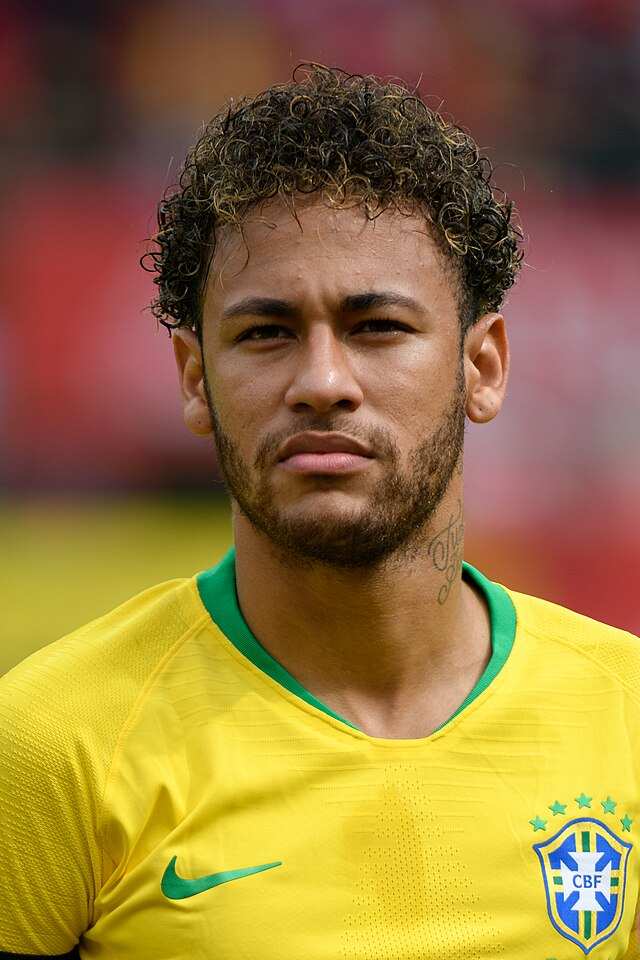
#> input picture dataset/raw_images/Neymar face/Image_1.jpg, 640 x 960 px, found by its file name; its folder holds only this picture in this run
$ python data.py
#> lines starting #> are read from the running program, lines starting #| are printed output that depends on the picture
from bing_image_downloader import downloader
import os
import cv2
import shutil

# ✅ Person name and number of images to save
name = "Neymar"
num_images = 20

# ✅ Save cropped faces here: face_attendance_system/dataset/Neymar/
base_dir = os.path.dirname(os.path.abspath(__file__))  # /face_attendance_system/dataset
person_dir = os.path.join(base_dir, name)
os.makedirs(person_dir, exist_ok=True)

# ✅ Raw download folder
download_dir = os.path.join(base_dir, "name")

print(f"🔽 Downloading images for: {name}")
downloader.download(name + " face", limit=num_images, output_dir=download_dir, adult_filter_off=True)
#> (this line was passed over: bing_image_downloader is not available in this run)

# ✅ Haar cascade face detector
face_cascade = cv2.CascadeClassifier(cv2.data.haarcascades + "haarcascade_frontalface_default.xml")

# ✅ Path to downloaded raw images
raw_folder = os.path.join(download_dir, name + " face", name + " face")
count = 0

print("📷 Cropping faces and saving...")

for img_name in os.listdir(raw_folder):
    img_path = os.path.join(raw_folder, img_name)
    img = cv2.imread(img_path)
#> img is the input picture: shape (960, 640, 3); mean B, G, R 60.8, 118.4, 150

    if img is None:
        print(f"❌ Invalid image: {img_name}")
        continue

    gray = cv2.cvtColor(img, cv2.COLOR_BGR2GRAY)
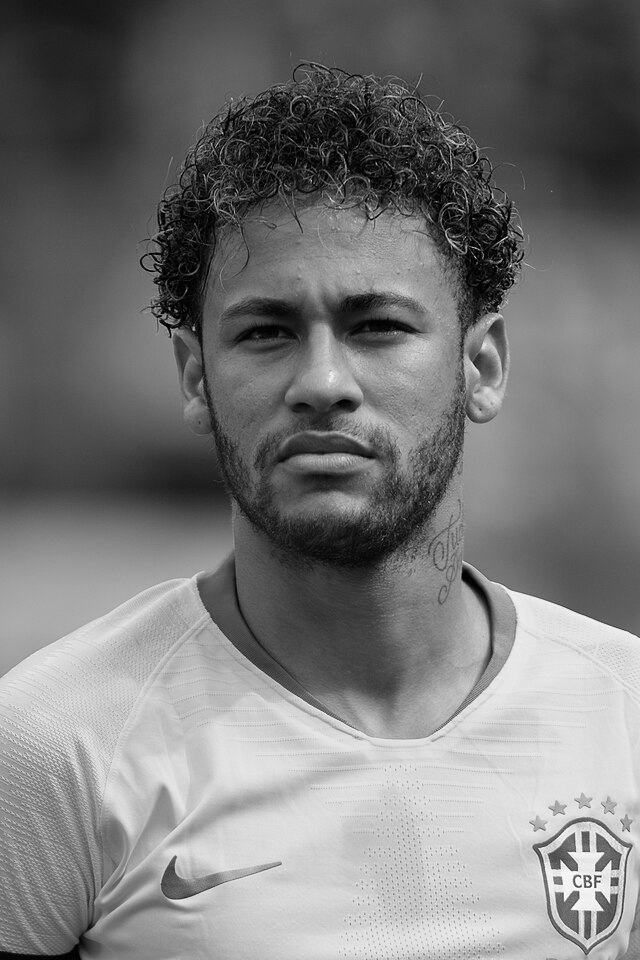
#> gray: shape (960, 640); min 0, max 254, mean 121.3
    faces = face_cascade.detectMultiScale(gray, 1.1, 4)
#> faces = [[386, 574, 70, 70], [161, 202, 326, 326]]

    if len(faces) == 0:
        print(f"⚠️ No face found in: {img_name}")
        continue

    for (x, y, w, h) in faces:
        face = gray[y:y+h, x:x+w]
        face = cv2.resize(face, (100, 100))
        face_path = os.path.join(person_dir, f"{count}.jpg")
        cv2.imwrite(face_path, face)
        print(f"✅ Saved: {face_path}")
        count += 1
        break
#> this loop made 1 pass
#> (x, y, w, h, count) on pass 1: (386, 574, 70, 70, 1)
#| ✅ Saved: dataset/Neymar/0.jpg
#> pass 1, `face = gray[y:y+h, x:x+w]`:
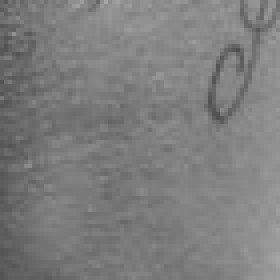
#> face: shape (70, 70) (shown 4 times larger); min 79, max 166, mean 125.3
#> after the loop, count = 1

    if count >= num_images:
        break

# ✅ Clean up downloaded raw folder
shutil.rmtree(download_dir)
print(f"🎉 Done. {count} faces saved to: {person_dir}")
#| 🎉 Done. 1 faces saved to: dataset/Neymar

$ run again, on dataset/raw_images/Neymar face/Image_13.jpg
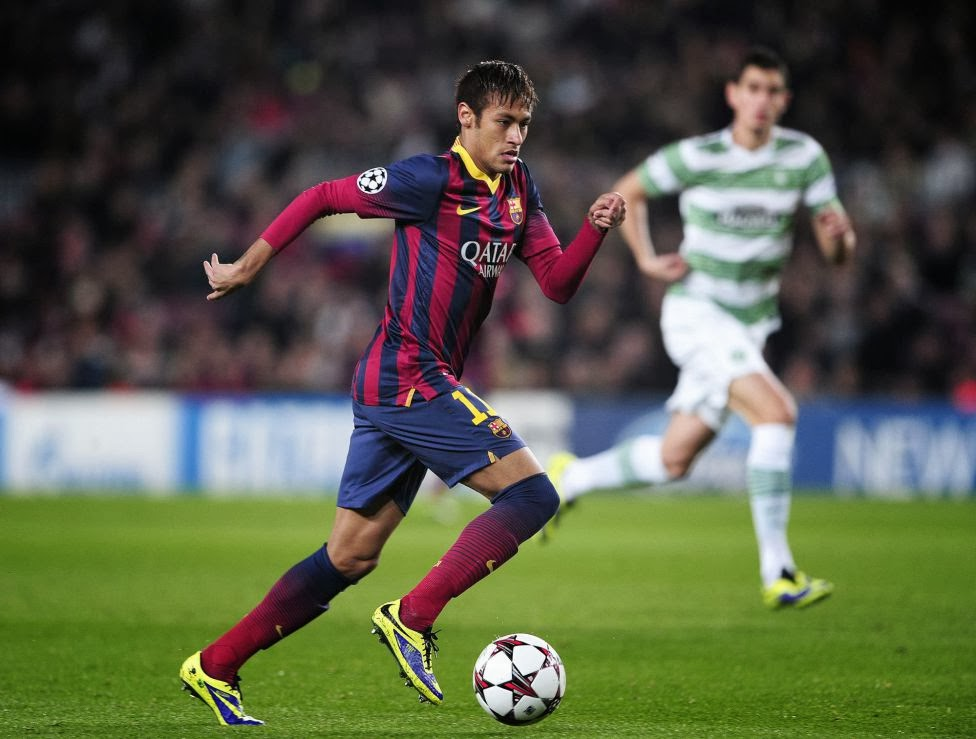
#> input picture dataset/raw_images/Neymar face/Image_13.jpg, 976 x 739 px, found by its file name
#> img is the input picture: shape (739, 976, 3); mean B, G, R 70.9, 92.5, 88.3
#> `gray = cv2.cvtColor(img, cv2.COLOR_BGR2GRAY)`:
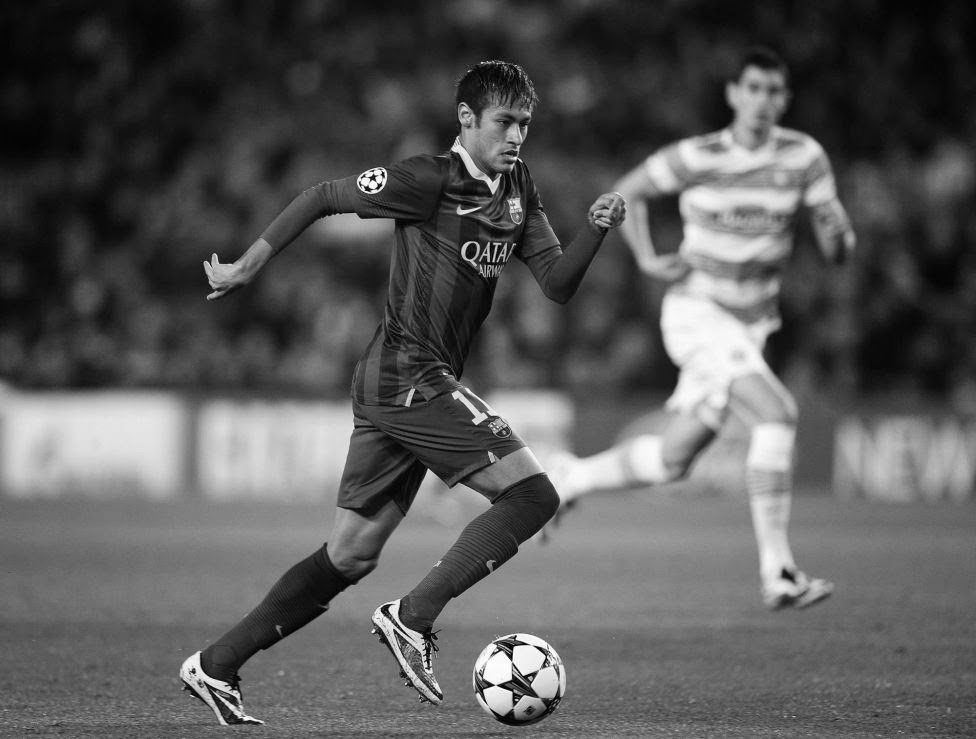
#> gray: shape (739, 976); min 0, max 255, mean 88.7
#> faces = [[733, 67, 61, 61], [461, 88, 86, 86]]
#> the loop `for (x, y, w, h) in faces:` made 1 pass
#> (x, y, w, h, count) on pass 1: (733, 67, 61, 61, 1)
#> (printed output is left out)
#> pass 1, `face = gray[y:y+h, x:x+w]`:
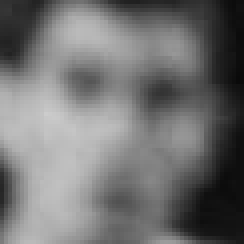
#> face: shape (61, 61) (shown 4 times larger); min 10, max 204, mean 114
#> after the loop `for (x, y, w, h) in faces:`: count = 1
#| 🎉 Done. 1 faces saved to: dataset/Neymar

$ run again, on dataset/raw_images/Neymar face/Image_10.jpg
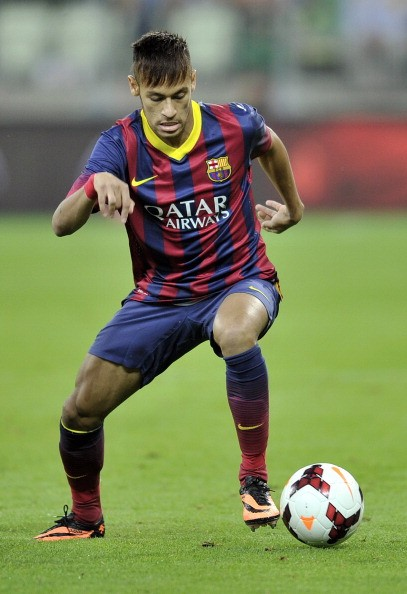
#> input picture dataset/raw_images/Neymar face/Image_10.jpg, 407 x 594 px, found by its file name
#> img is the input picture: shape (594, 407, 3); mean B, G, R 90.1, 132.4, 123.6
#> `gray = cv2.cvtColor(img, cv2.COLOR_BGR2GRAY)`:
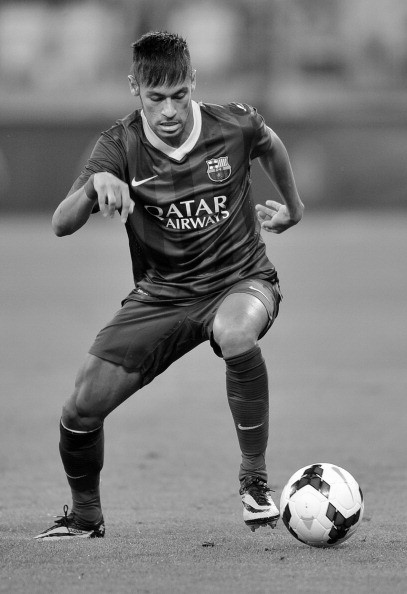
#> gray: shape (594, 407); min 0, max 255, mean 125
#> faces = [[131, 70, 75, 75]]
#> the loop `for (x, y, w, h) in faces:` made 1 pass
#> (x, y, w, h, count) on pass 1: (131, 70, 75, 75, 1)
#> (printed output is left out)
#> pass 1, `face = cv2.resize(face, (100, 100))`:
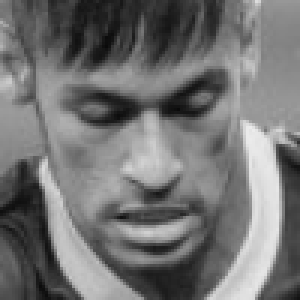
#> face: shape (100, 100) (shown 3 times larger); min 10, max 236, mean 114.8
#> after the loop `for (x, y, w, h) in faces:`: count = 1
#| 🎉 Done. 1 faces saved to: dataset/Neymar
